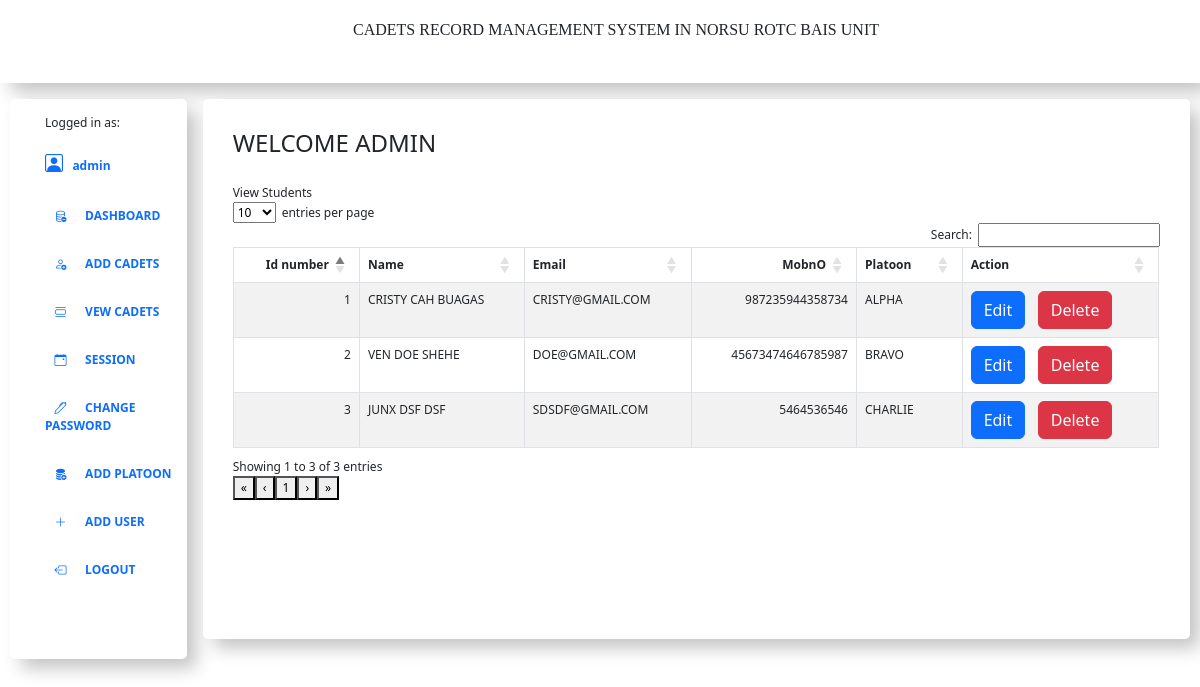
Page /admin/view.php (signed in) on the committed database.
### tables this page shows
CREATE TABLE IF NOT EXISTS `registration` (
  `stud_id` int NOT NULL AUTO_INCREMENT,
  `platoon` varchar(255) NOT NULL,
  `fname` varchar(250) NOT NULL,
  `mname` varchar(250) NOT NULL,
  `lname` varchar(250) NOT NULL,
  `gender` varchar(50) NOT NULL,
  `gname` varchar(250) NOT NULL,
  `ocp` varchar(50) NOT NULL,
  `nationality` varchar(250) NOT NULL,
  `mobno` varchar(50) NOT NULL,
  `emailid` varchar(250) NOT NULL,
  `pro` varchar(255) NOT NULL,
  `city` varchar(255) NOT NULL,
  `padd` text NOT NULL,
  `cadd` text NOT NULL,
  `session` varchar(250) NOT NULL,
  `session_id` int NOT NULL,
  `regno` varchar(250) NOT NULL,
  `regdate` timestamp NOT NULL DEFAULT CURRENT_TIMESTAMP,
  PRIMARY KEY (`stud_id`)
);

### admin/view.php (the view, shortened to what this page needs)
<?php session_start();
include('../includes/dbconnection.php');
if (strlen($_SESSION['aid'] == 0)) {
    header('location:logout.php');
} else {
?>
    <?php include('header.php') ?>
    <div id="wrapper">
        <div class="container-div">
            <div class="navigation">
                <?php include('admin-header.php') ?>
            </div>
            <div class="side-panel">
                <?php include('leftbar.php') ?>
            </div>
            <div class="right-panel">
                <div class="row">
                    <div class="col-lg-12">
                        <h4 class=""> <?php echo strtoupper("welcome" . " " . htmlentities($_SESSION['login'])); ?></h4><br>
                    </div>
                </div>
                <div class="row">
                    <div class="col-lg-12">
                        <div class="panel panel-default">
                            <div class="panel-heading">
                                View Students
                            </div>
                            <div class="panel-body">
                                <div class="dataTable_wrapper">
                                    <table class="table table-striped table-bordered table-hover" id="tableNew">
                                        <thead>
                                            <tr>
                                                <th>Id number</th>
                                                <th>Name</th>
                                                <th>Email</th>
                                                <th>MobnO</th>
                                                <th>Platoon</th>
                                                <th>Action</th>
                                            </tr>
                                        </thead>
                                        <tbody>
                                            <?php
                                            $query = mysqli_query($con, "select * from registration");
                                            $sn = 1;
                                            while ($res = mysqli_fetch_array($query)) {
                                            ?>
                                                <tr class="odd gradeX">
                                                    <td><?php echo $sn ?></td>
                                                    <td><?php echo htmlentities(strtoupper($res['fname'] . " " . $res['mname'] . " " . $res['lname'])); ?></td>
                                                    <td><?php echo htmlentities(strtoupper($res['emailid'])); ?></td>
                                                    <td><?php echo htmlentities($res['mobno']); ?></td>
                                                    <td><?php echo htmlentities(strtoupper($res['platoon'])); ?></td>
                                                    <td width="100"><a href="edit-student.php?stud_id=<?php echo htmlentities($res['stud_id']); ?>" class="btn btn-primary btn-xs">Edit</a> &nbsp;&nbsp;
                                                        <a href="view.php?del=<?php echo htmlentities($res['stud_id']); ?>" class="btn btn-danger btn-xs" onclick="return confirm('Do you really want to delete?');">Delete</a>
                                                    </td>
                                                </tr>
                                            <?php $sn++;
                                            } ?>
                                        </tbody>
                                    </table>
                                </div>
                            </div>
                        </div>
                    </div>
                </div>
            </div>
        </div>
    </div>
    </body>
    </html>
<?php } ?>

### admin/style.css (style rules this page uses)
.container-div { display: grid; grid-template-columns: repeat(12, 1fr); font-size: 12px; gap: 1rem; }
.side-panel { background-color: rgb(255, 255, 255); padding-left: 30px; grid-column: 1/3; height: 70vh; border-radius: 5px; box-shadow: 10px 10px 18px -1px rgba(0,0,0,0.24); margin-left: 10px; }
.navigation { background-color: rgb(255, 255, 255); grid-column: 1/13; text-align: center; height: auto; padding: 20px; box-shadow: 10px 10px 18px -1px rgba(0,0,0,0.24); }
.right-panel { height: auto; padding: 30px; background-color: rgb(255, 255, 255); grid-column: 3/13; border-radius: 5px; box-shadow: 10px 10px 18px -1px rgba(0,0,0,0.24); margin-bottom: 20px; margin-right: 10px; }

### assets/dataTables.css (style rules this page uses)
:root { --dt-row-selected: 13, 110, 253; --dt-row-selected-text: 255, 255, 255; --dt-row-selected-link: 9, 10, 11; --dt-row-stripe: 0, 0, 0; --dt-row-hover: 0, 0, 0; --dt-column-ordering: 0, 0, 0; --dt-html-background: white; }
table.dataTable thead>tr>th.dt-orderable-asc, table.dataTable thead>tr>th.dt-orderable-desc, table.dataTable thead>tr>th.dt-ordering-asc, table.dataTable thead>tr>th.dt-ordering-desc, table.dataTable thead>tr>td.dt-orderable-asc, table.dataTable thead>tr>td.dt-orderable-desc, table.dataTable thead>tr>td.dt-ordering-asc, table.dataTable thead>tr>td.dt-ordering-desc { position: relative; padding-right: 30px; }
table.dataTable thead>tr>th.dt-orderable-asc, table.dataTable thead>tr>th.dt-orderable-desc, table.dataTable thead>tr>td.dt-orderable-asc, table.dataTable thead>tr>td.dt-orderable-desc { cursor: pointer; }
table.dataTable th, table.dataTable td { box-sizing: border-box; }
table.dataTable th.dt-type-numeric, table.dataTable th.dt-type-date, table.dataTable td.dt-type-numeric, table.dataTable td.dt-type-date { text-align: right; }
table.dataTable thead th, table.dataTable thead td, table.dataTable tfoot th, table.dataTable tfoot td { text-align: left; }
table.table.dataTable { clear: both; margin-bottom: 0; max-width: none; border-spacing: 0; }
table.table.dataTable.table-striped>tbody>tr:nth-of-type(2n+1)>* { box-shadow: none; }
table.table.dataTable> :not(caption)>*>* { background-color: transparent; }
table.table.dataTable>tbody>tr { background-color: transparent; }
table.table.dataTable.table-striped>tbody>tr:nth-of-type(2n+1)>* { box-shadow: inset 0 0 0 9999px rgba(var(--dt-row-stripe), 0.05); }

### rows in the picture
registration: fname+mname+lname "CRISTY CAH BUAGAS", emailid "CRISTY@GMAIL.COM", mobno "987235944358734", platoon "ALPHA"
registration: fname+mname+lname "VEN DOE SHEHE", emailid "DOE@GMAIL.COM", mobno "45673474646785987", platoon "BRAVO"
registration: fname+mname+lname "JUNX DSF DSF", emailid "SDSDF@GMAIL.COM", mobno "5464536546", platoon "CHARLIE"

### other values in the picture
$_SESSION['login'] "admin"
